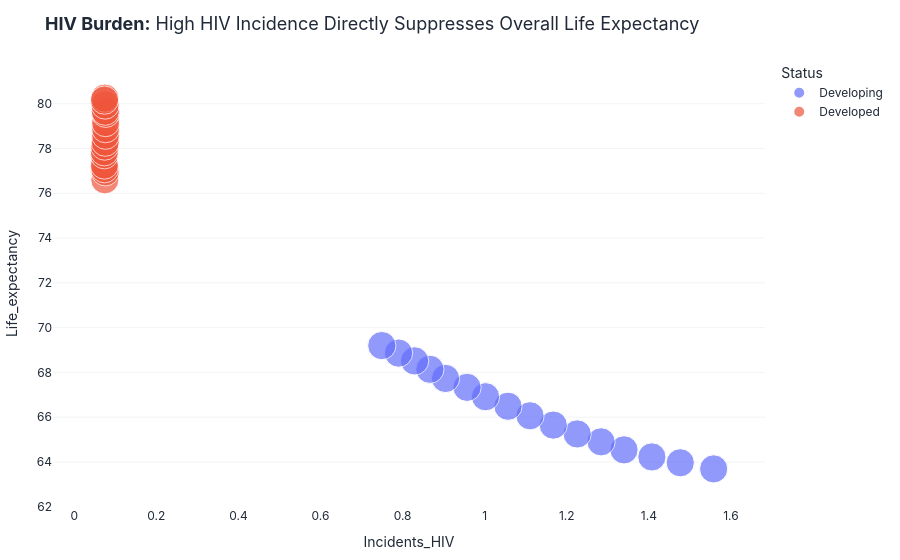

Notebook code for this chart:
### Code cell
# Q5: What is the trajectory of Incident HIV rates compared to Life Expectancy in developing vs developed nations?
df_hiv = df.groupby(['Year', 'Economy_status_Developed'])[['Incidents_HIV', 'Life_expectancy']].mean().reset_index()
df_hiv['Status'] = df_hiv['Economy_status_Developed'].map({1: 'Developed', 0: 'Developing'})

fig5 = px.scatter(
    df_hiv, x='Incidents_HIV', y='Life_expectancy', color='Status', size='Year',
    title="<b>HIV Burden:</b> High HIV Incidence Directly Suppresses Overall Life Expectancy"
)
apply_clean_theme(fig5)
fig5.show()

### Figure 1 — Plotly figure (JSON) as saved in the notebook; plotly's stock layout.template omitted (floating-point values rounded to 4 significant figures)
{"data": [{"hovertemplate": "Status=Developing<br>Incidents_HIV=%{x}<br>Life_expectancy=%{y}<br>Year=%{marker.size}<extra></extra>", "legendgroup": "Developing", "marker": {"color": "#636efa", "size": [2000, 2001, 2002, 2003, 2004, 2005, 2006, 2007, 2008, 2009, 2010, 2011, 2012, 2013, 2014, 2015], "sizemode": "area", "sizeref": 5.037, "symbol": "circle"}, "mode": "markers", "name": "Developing", "orientation": "v", "showlegend": true, "type": "scatter", "x": [1.558, 1.476, 1.407, 1.339, 1.284, 1.225, 1.167, 1.11, 1.057, 1.002, 0.957, 0.9047, 0.8665, 0.8294, 0.7902, 0.7494], "xaxis": "x", "y": [63.69, 63.96, 64.23, 64.54, 64.9, 65.25, 65.65, 66.06, 66.49, 66.91, 67.33, 67.73, 68.14, 68.52, 68.86, 69.2], "yaxis": "y"}, {"hovertemplate": "Status=Developed<br>Incidents_HIV=%{x}<br>Life_expectancy=%{y}<br>Year=%{marker.size}<extra></extra>", "legendgroup": "Developed", "marker": {"color": "#EF553B", "size": [2000, 2001, 2002, 2003, 2004, 2005, 2006, 2007, 2008, 2009, 2010, 2011, 2012, 2013, 2014, 2015], "sizemode": "area", "sizeref": 5.037, "symbol": "circle"}, "mode": "markers", "name": "Developed", "orientation": "v", "showlegend": true, "type": "scatter", "x": [0.07459, 0.07595, 0.07405, 0.07351, 0.07351, 0.07351, 0.07432, 0.07568, 0.07649, 0.07649, 0.07649, 0.07676, 0.07568, 0.07541, 0.07459, 0.07378], "xaxis": "x", "y": [76.6, 76.96, 77.1, 77.26, 77.72, 77.85, 78.11, 78.28, 78.59, 78.89, 79.16, 79.57, 79.66, 79.94, 80.25, 80.16], "yaxis": "y"}], "layout": {"font": {"color": "#1F2937", "family": "Inter, Arial, sans-serif"}, "legend": {"itemsizing": "constant", "title": {"text": "Status"}, "tracegroupgap": 0}, "margin": {"b": 40, "l": 40, "r": 40, "t": 60}, "paper_bgcolor": "#FFFFFF", "plot_bgcolor": "#FFFFFF", "title": {"font": {"family": "Inter, Arial, sans-serif", "size": 18}, "text": "<b>HIV Burden:</b> High HIV Incidence Directly Suppresses Overall Life Expectancy"}, "xaxis": {"anchor": "y", "domain": [0, 1], "showgrid": false, "title": {"text": "Incidents_HIV"}, "zeroline": false}, "yaxis": {"anchor": "x", "domain": [0, 1], "gridcolor": "#F3F4F6", "showgrid": true, "title": {"text": "Life_expectancy"}, "zeroline": false}}}
